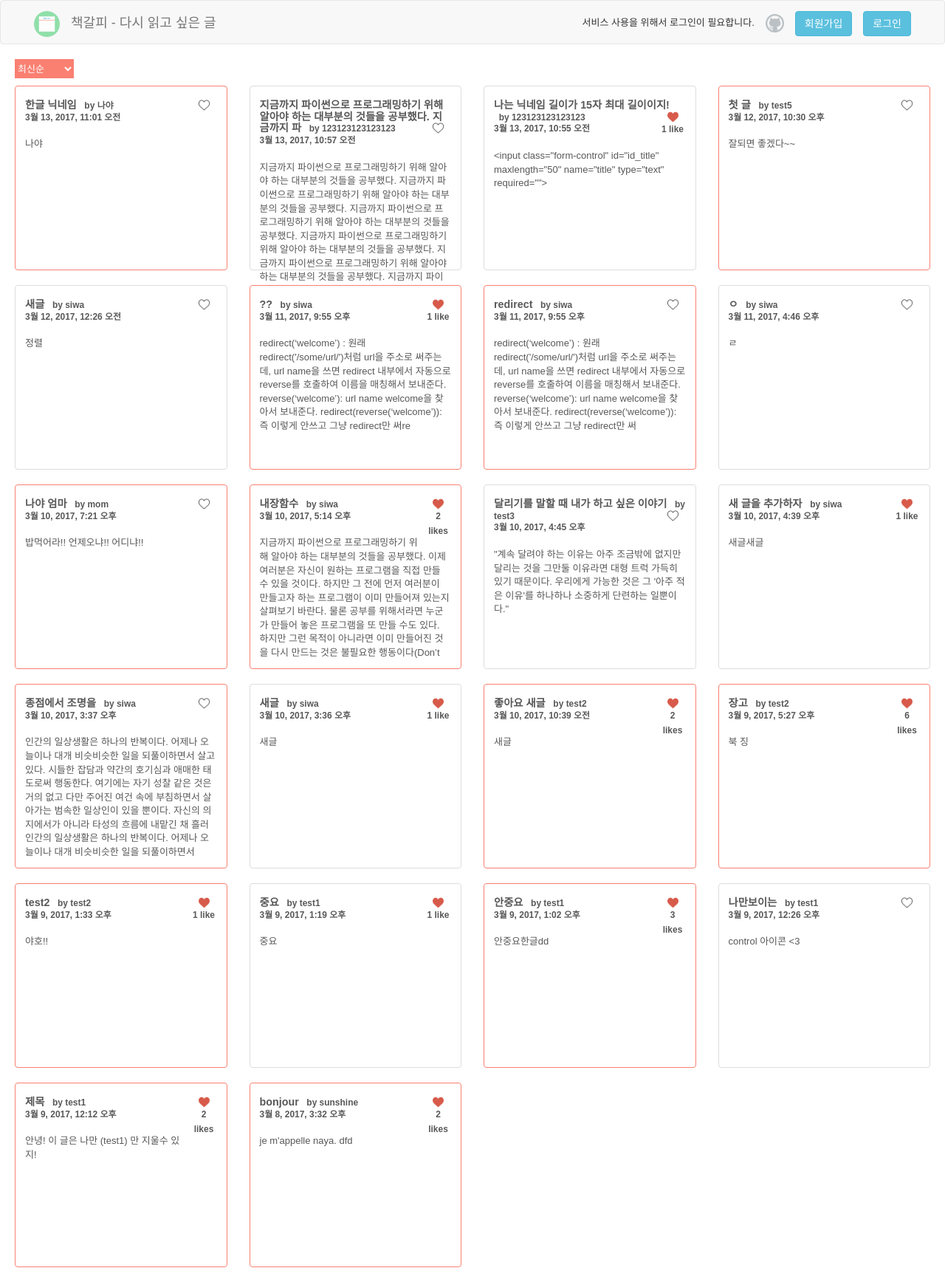
Before: / with the older database file.
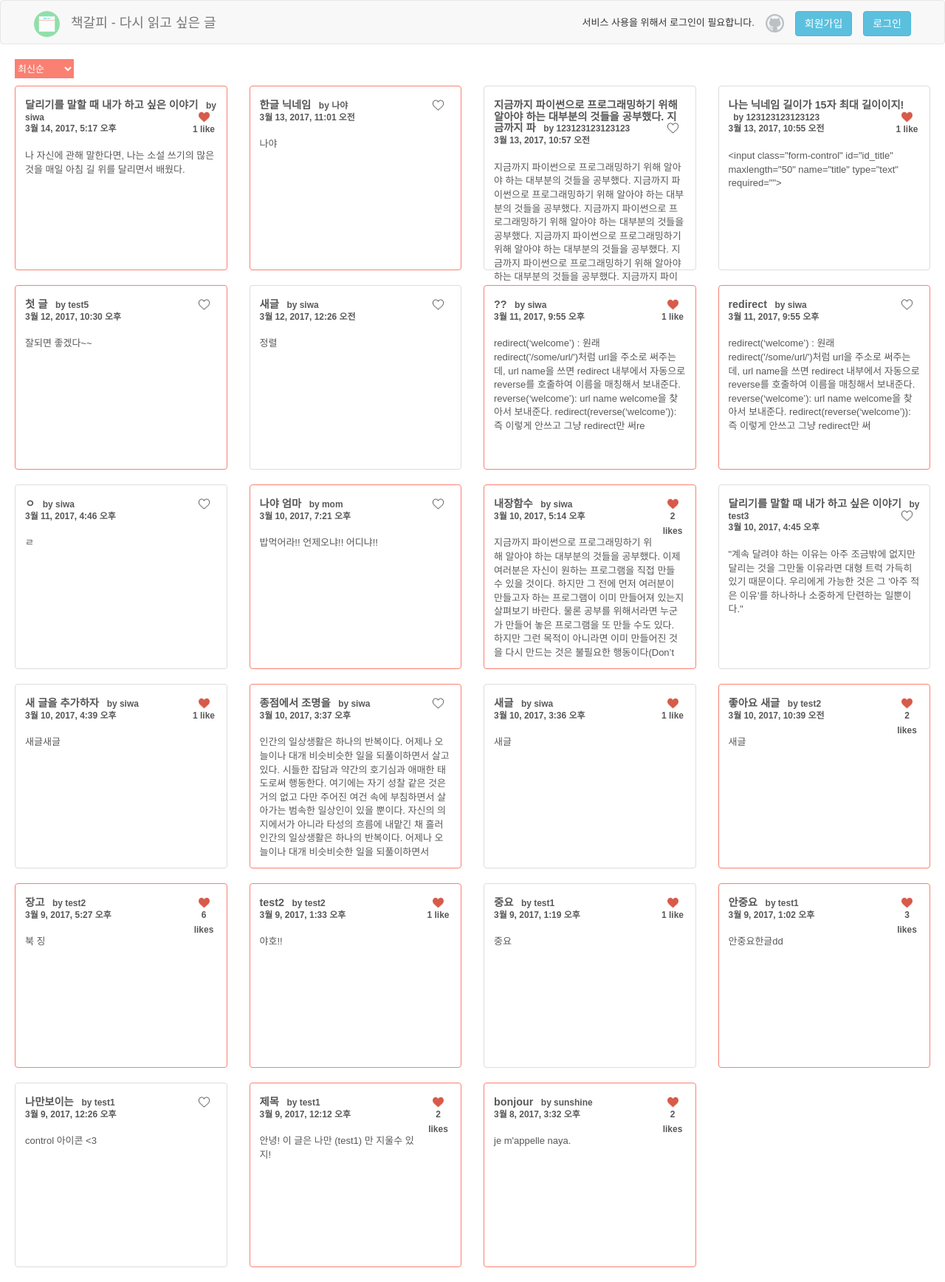
After: the same page with the newer database file.
### memo_app/models.py (models this page shows, shortened)
class Memos(models.Model):
    name_id = models.ForeignKey(User, on_delete = models.CASCADE)
    title = models.CharField(max_length = 50, db_column='제목')
    text = models.TextField(max_length = 230, db_column='내용', help_text='메모 내용은 230자 이내로 입력 가능합니다.')
    update_date = models.DateTimeField()
    priority = models.BooleanField(db_column='중요')
    likes = models.ManyToManyField(User, related_name='likes')
    @property
    def total_likes(self):
        return self.likes.count()

### memo_app/views.py (the view)
# urls.py: url(r'^$', views.index, name='index'),
def index(request):
    sort = request.GET.get('sort','')
    if sort == 'likes':
        memos = Memos.objects.annotate(like_count=Count('likes')).order_by('-like_count', '-update_date')
        return render(request, 'memo_app/index.html', {'memos' : memos})
    elif sort == 'mypost':
        user = request.user
        memos = Memos.objects.filter(name_id = user).order_by('-update_date') #복수를 가져올수 있음
        return render(request, 'memo_app/index.html', {'memos' : memos})
    else:
        memos = Memos.objects.order_by('-update_date')
        return render(request, 'memo_app/index.html', {'memos' : memos})

### memo_app/templates/memo_app/index.html (shortened to what this page needs)
{% extends 'memo_app/base.html' %}
{% block header %}
{% load staticfiles %}
  {% if user.is_authenticated %}
  <div class="new">
    <a href="{% url 'logout' %}">
      <button type="button" class="btn btn-info navbar-btn">로그아웃</button>
    </a>
  </div>
  <div class="new">
    <a href="{% url 'new_memo' %}">
      <button type="button" class="btn btn-info navbar-btn">새글</button>
    </a>
  </div>
  {% else %}
  <div class="new">
    <a href="{% url 'login' %}">
      <button type="button" class="btn btn-info navbar-btn">로그인</button>
    </a>
  </div>
  <div class="new">
    <a href="{% url 'join' %}">
      <button type="button" class="btn btn-info navbar-btn">회원가입</button>
    </a>
  </div>
  {% endif %}
  <div class="new">
    <a href="https://github.com/wayhome25" class="git_wrap">
      <img class="git" alt="logo" src="{% static 'image/github.png'%}">
    </a>
  </div>
  <div class="new">
  {% if user.is_authenticated %}
      <p class="guide"> <span id="user_name">{{ user.username }}</span> 님 반갑습니다!</p>
  {% else %}
      <p class="guide">서비스 사용을 위해서 로그인이 필요합니다.</p>
  {% endif %}
  </div>
{% endblock header %}
{% block container%}
  <div class="container">
    <select id="sort-select" onchange="location = this.value;">
     <option class="sort-date" value="/">최신순</option>
    </select>
    <div class="row">
      {% for memo in memos %}
      <div class="col-xs-6 col-sm-4 col-md-3">
        {% if memo.priority == True %}
        <div class="thumbnail priority">
          <div class="caption">
            <h2>{{memo.title}}
              <span class="like_button">
                {% if memo.total_likes == 0 %}
                <a class="like" id="{{ memo.id }}"><img id = "like-img{{ memo.id }}" src="{% static 'image/like_before.png' %}" alt="클릭시 좋아요"></a>
                {% elif memo.total_likes == 1%}
                <a class="like" id="{{ memo.id }}"><img id = "like-img{{ memo.id }}" src="{% static 'image/like_after.png' %}" alt="클릭시 좋아요 취소"></a>
                <span class= "like_count" id="count{{ memo.id }}">{{ memo.total_likes}} like</span>
                {% else %}
                <a class="like" id="{{ memo.id }}"><img id = "like-img{{ memo.id }}" src="{% static 'image/like_after.png' %}" alt="클릭시 좋아요 취소"></a>
                <span class= "like_count" id="count{{ memo.id }}">{{ memo.total_likes}} likes</span>
                {% endif %}
              </span>
              <span>&nbsp;&nbsp;by <span class= "writer_name">{{memo.name_id}}</span></span><br><span class="date">{{memo.update_date}}</span>
            </h2>
            <p>{{memo.text}}</p>
          </div>
        </div>
        {% else %}
        <div class="thumbnail">
          <div class="caption">
            <h2>{{memo.title}}
              <span class="like_button">
                {% if memo.total_likes == 0 %}
                <a class="like" id="{{ memo.id }}"><img id = "like-img{{ memo.id }}" src="{% static 'image/like_before.png' %}" alt="클릭시 좋아요"></a>
                {% elif memo.total_likes == 1%}
                <a class="like" id="{{ memo.id }}"><img id = "like-img{{ memo.id }}" src="{% static 'image/like_after.png' %}" alt="클릭시 좋아요 취소"></a>
                <span class= "like_count" id="count{{ memo.id }}">{{ memo.total_likes}} like</span>
                {% else %}
                <a class="like" id="{{ memo.id }}"><img id = "like-img{{ memo.id }}" src="{% static 'image/like_after.png' %}" alt="클릭시 좋아요 취소"></a>
                <span class= "like_count" id="count{{ memo.id }}">{{ memo.total_likes}} likes</span>
                {% endif %}
              </span>
              <span>&nbsp;&nbsp;by <span class = "writer_name">{{memo.name_id}}</span></span><br><span class="date">{{memo.update_date}}</span>
            </h2>
            <p>{{memo.text}}</p>
          </div>
        </div>
        {% endif %}
      </div>
      {% endfor %}
    </div>
  </div>
</body>
</html>
{% endblock container %}

Changed rows visible on the page:
added Memos: title "달리기를 말할 때 내가 하고 싶은 이야기", 중요 True (drawn), total_likes "1", name_id "siwa", update_date "3월 14, 2017, 5:17 오후", text "나 자신에 관해 말한다면, 나는 소설 쓰기의 많은 것을 매일 아침 길 위를 달리면서 배웠다."
changed Memos "bonjour": text "je m'appelle naya. dfd" → "je m'appelle naya."
